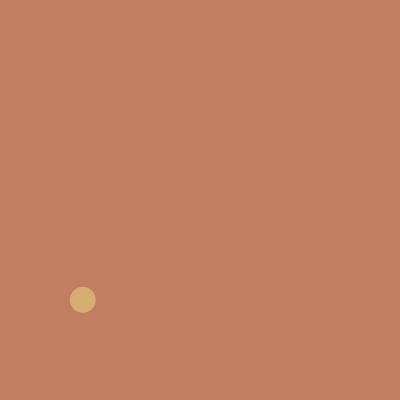
Frame 1 (no input)
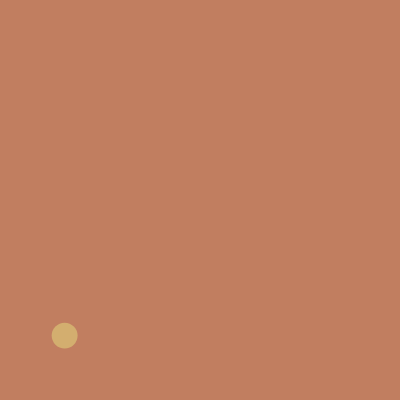
Frame 60 (no input)
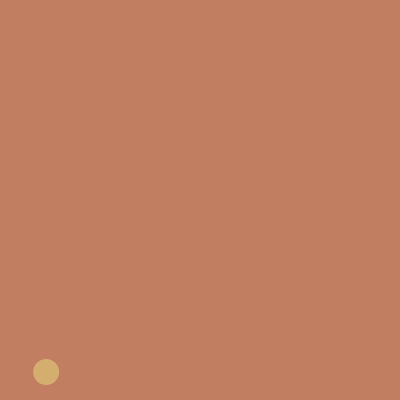
Frame 120 (the mouse pressed at the canvas centre since frame 60)

The p5.js sketch that drew these frames (run headless with seeded random() and noise() and a simulated clock; from frame 60 on, the mouse is pressed at the canvas centre):

// p5.js sketch
// ── sketch.js
let ball = {}
let bg

function setup() {
  createCanvas(400, 400)
  ellipseMode(RADIUS)
  createRandomBGColor(true)
  initializeBall()
  noStroke() 
}

function draw() {
  background(bg)
  fill(ball.c)
  circle(ball.x,ball.y,ball.r)
  ball.x += ball.dx // x = x + dx
  ball.y += ball.dy // y = y + dy
  if( ball.x - ball.r < 0 ) {
    ball.dx *= -1
  }
  if( ball.x + ball.r > width ) {
    ball.dx *= -1 
  }
  if( ball.y - ball.r < 0 ) {
    ball.dy *= -1
  }
  if( ball.y + ball.r > height ) {
    ball.dy *= -1
  }     
}

function initializeBall() {
  setRandomPosition()
  setRandomVelocity()
  ball.r = random(10,20)
  createRandomColor(true)  
}

function setRandomPosition( xMin = 0, yMin = 0, xMax = width, yMax = height) {
  ball.x = random(xMin, xMax)
  ball.y = random(yMin, yMax)  
}

function setRandomVelocity() {
  ball.dx = random(-1,1)
  ball.dy = random(-1,1)  
}

function createRandomColor(avenues=false) {
  if( avenues ) {
    ball.c = randomAvenuesColor()
  } else {
    r = random(255)
    g = random(255)
    b = random(255)    
  }

}

function createRandomBGColor(avenues=false) {
  if( avenues ) {
    bg = randomAvenuesColor()
  } else {
    bg = color(random(255), random(255), random(255))  
  }
  
}

function keyPressed() {
  createRandomBGColor()
}

// Hex Codes for the Official Avenues Colors 
const colors = {
  white: "#ffffff",
  black: "#000000",
  ash: "#B7B09C", 
  ochre: "#D3AE6F",
  indigo: "#3D68B2",
  moss: "#267355",
  pristineBlue: "#44C3D4",
  violet: "#9796C9",
  nimbus: "#CAC3BC",
  pistachio: "#C5D982",
  olive: "#8A916A",
  terracotta: "#C17E60",
  gold: "#F5CD64",
  clay: "#C3411E",
  grass: "#0D9A48",
  navy: "#273879"
}

function randomAvenuesColor() {
  return random(Object.values(colors))
}
